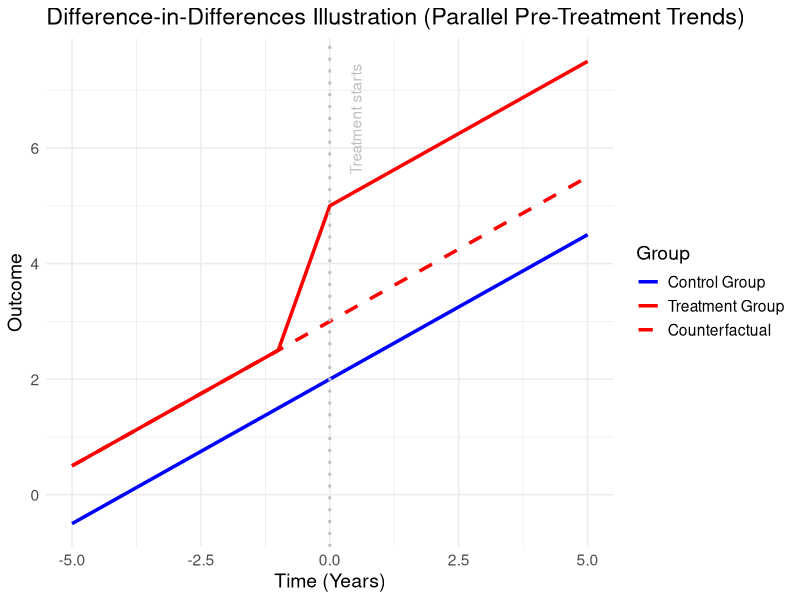

Source code (R): (Note: this script raises an error after producing the figure.)
## ---- chunk 1
#| echo: false
# Load library
library(ggplot2)

# Time periods
time <- -5:5

# Control group trend
control <- 2 + 0.5 * time

# Treatment group: parallel pre-treatment trend with baseline shift, add treatment effect after Year 0
treatment <- 3 + 0.5 * time            # starts higher than control but same slope
treatment[time >= 0] <- treatment[time >= 0] + 2  # add treatment effect after Year 0

# Counterfactual for treatment group (if no treatment)
counterfactual <- 3 + 0.5 * time       # continues pre-treatment slope

# Create data frame for ggplot
df <- data.frame(
  Time = rep(time, 3),
  Outcome = c(control, treatment, counterfactual),
  Group = factor(rep(c("Control Group", "Treatment Group", "Counterfactual"), each = length(time)),
                 levels = c("Control Group", "Treatment Group", "Counterfactual"))
)

# Plot
ggplot(df, aes(x = Time, y = Outcome, color = Group, linetype = Group)) +
  geom_line(size = 1.2) +
  scale_color_manual(values = c("blue", "red", "red")) +
  scale_linetype_manual(values = c("solid", "solid", "dashed")) +
  geom_vline(xintercept = 0, linetype = "dotted", color = "gray", size = 1) +
  annotate("text", x = 0.5, y = max(treatment) - 1, label = "Treatment starts", angle = 90, color = "gray") +
  labs(title = "Difference-in-Differences Illustration (Parallel Pre-Treatment Trends)",
       x = "Time (Years)",
       y = "Outcome") +
  theme_minimal() +
  theme(text = element_text(size = 14))
## ---- chunk 2
library(rio)
data <- import("data/medicare_did_data.csv")
## ---- chunk 3
ols1 <- lm(mortality ~ medicare, data = data)
summary(ols1)
## ---- chunk 4
ols2 <- lm(mortality ~ medicare + age + health + income, data = data)
summary(ols2)
## ---- chunk 5
library(dplyr)

data %>%
  group_by(treated_state, post) %>%
  summarise(mean_mortality = mean(mortality), .groups = "drop")

## ---- chunk 6
did1 <- lm(mortality ~ treated_state * post, data = data)
summary(did1)
## ---- chunk 7
did2 <- lm(mortality ~ treated_state * post + age + health + income, data = data)
summary(did2)
## ---- chunk 8
did_fe <- lm(mortality ~ treated_state * post + factor(state) + factor(year), data = data)
summary(did_fe)
## ---- chunk 9
library(ggplot2)

data %>%
  group_by(year, treated_state) %>%
  summarise(mortality = mean(mortality), .groups = "drop") %>%
  ggplot(aes(x = year, y = mortality, color = factor(treated_state))) +
  geom_line(size = 1.2) +
  labs(color = "Treated State",
       title = "Mortality Trends: Treated vs Control",
       y = "Mortality rate")
